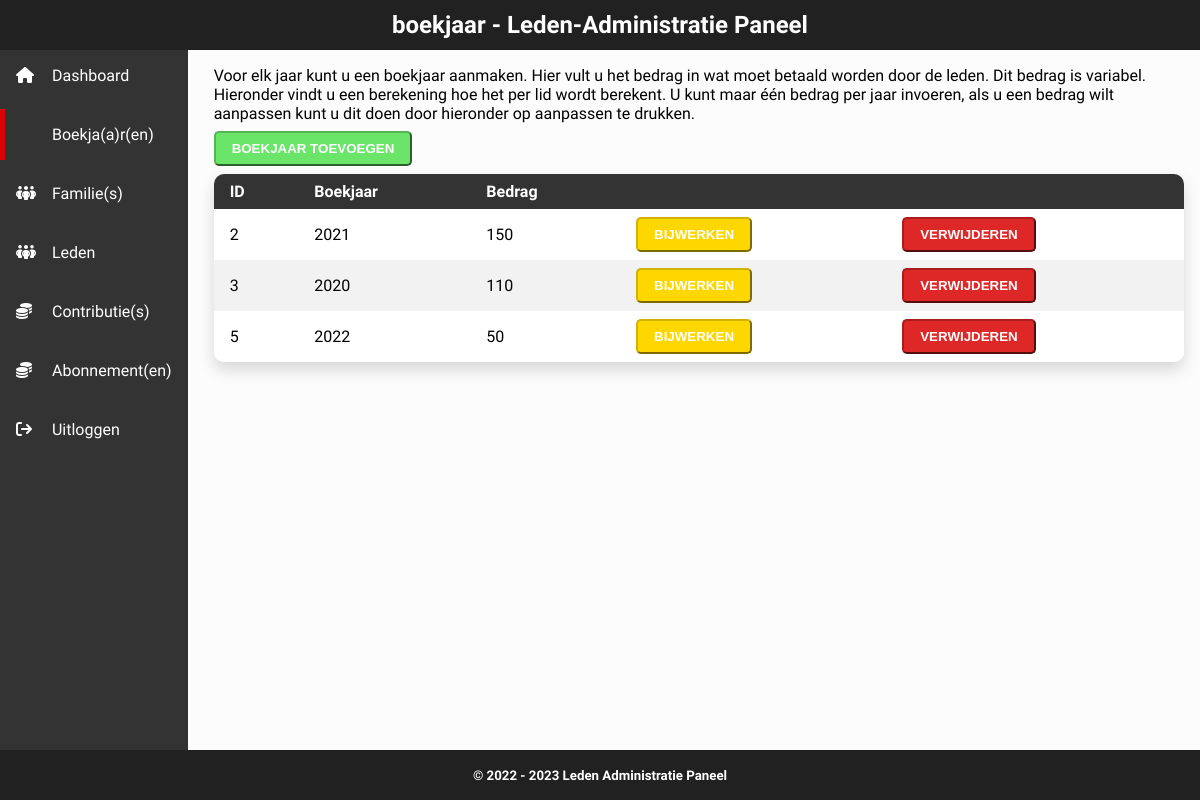
The page /boekjaar.php (signed in) on the database its author committed.
### tables this page shows
CREATE TABLE `boekjaar` (
  `ID` int(11) NOT NULL,
  `Jaar` year(4) NOT NULL,
  `Bedrag` float NOT NULL DEFAULT '100'
);

### mvc/controller/controller.php (called while the page is built, shortened)
<?php
include_once("./mvc/model/Model.php");
class Controller {
    public $model;
    public function __construct() {
        $this->model = new Model();
    }
    public function listBookYears() {
        $BookYears = $this->model->getBookYearsList();
        include './mvc/view/bookyearlist.php';
    }
}

### mvc/model/Model.php (called while the page is built, shortened)
<?php
include_once("./mvc/model/BookYear.php");
class Model {
    public function getBookYearsList() {
        include 'inc/process/connect.php';
        $bookyears = array();
        try {
            $stmt = $conn->prepare("SELECT * FROM boekjaar");
            $stmt->execute();
            while ($row = $stmt->fetch(PDO::FETCH_ASSOC)) {
                $bookyears[] = new BookYear($row['ID'], $row['Jaar'], $row['Bedrag']);
            }
        } catch(PDOException $e) {
            echo "Foutmelding: " . $e->getMessage();
        }
        return $bookyears;
    }
}
?>

### mvc/model/BookYear.php (called while the page is built, shortened)
<?php
class BookYear {
    public function __construct($ID, $year, $price) {
        $this->ID = $ID;
        $this->year = $year;
        $this->price = $price;
    }
}
?>

### mvc/view/bookyearlist.php (the view)
<table>
    <thead>
        <tr>
            <th>ID</th>
            <th>Boekjaar</th>
            <th>Bedrag</th>
            <th colspan="2">&nbsp;</th>
        </tr>
    </thead>
    <tbody>
        <?php foreach ($BookYears as $bookYear) { ?>
            <tr>
                <td><?php echo $bookYear->ID; ?></td>
                <td><?php echo $bookYear->year; ?></td>
                <td><?php echo $bookYear->price; ?></td>
                <td>
                    <a href="./boekjaar.php?action=update&id=<?php echo $bookYear->ID; ?>">
                        <button class="watchout">Bijwerken</button>
                    </a>
                </td>
                <td>
                    <a href="./boekjaar.php?action=delete&id=<?php echo $bookYear->ID; ?>">
                        <button class="failure">Verwijderen</button>
                    </a>
                </td>
            </tr>
        <?php } ?>
    </tbody>
</table>

### inc/templates/header.php (style rules this page uses)
:root { --top-bottom-height: 50px; --grid-gap: 0px; --font-righteous: 'Righteous', cursive; --font-sarabun: 'Sarabun', sans-serif; --body-background: #fcfcfc; --body-color: #fff; --content-color: #000; }
p, a, th, td { font-family: var(--font-sarabun); margin-top: 0; margin-bottom: .5rem; }
body { display: grid; grid-template-columns: auto auto auto auto auto auto auto auto auto auto auto auto; gap: var(--grid-gap); margin: 0; background: var(--body-background); color: var(--body-color); }
button { padding: .5rem 1rem; border-radius: 5px; text-transform: uppercase; font-weight: 700; transition: all .5s ease; }
button.watchout { border-color: #d1b200; background-color: #ffd700; color: white; }
button.failure { border-color: #a91d1d; background-color: #de2727; color: white; }
table { border-collapse: collapse; width: 100%; box-shadow: 0 .5rem 1rem rgba(0,0,0, .15); border-radius: 10px; margin: 0.5rem 0; }
table th { font-weight: bold; text-align: start; background: #333333; color: white; }
table thead tr:first-of-type th:first-of-type { border-top-left-radius: 10px; }
table thead tr:first-of-type th:last-of-type { border-top-right-radius: 10px; }
table tbody tr:last-of-type td:first-of-type { border-bottom-left-radius: 10px; }
table tbody tr:last-of-type td:last-of-type { border-bottom-right-radius: 10px; }
table th, table td { padding: 0.5rem 1rem; }
table tbody tr:nth-child(odd) { background: #fff; }
table tbody tr:nth-child(even) { background: #f2f2f2; }

### rows shown on the page
boekjaar: ID "2", Jaar "2021", Bedrag "150"
boekjaar: ID "3", Jaar "2020", Bedrag "110"
boekjaar: ID "5", Jaar "2022", Bedrag "50"

### other values the page prints
basename(substr($_SERVER['SCRIPT_NAME'], 1), '.php') "boekjaar"
